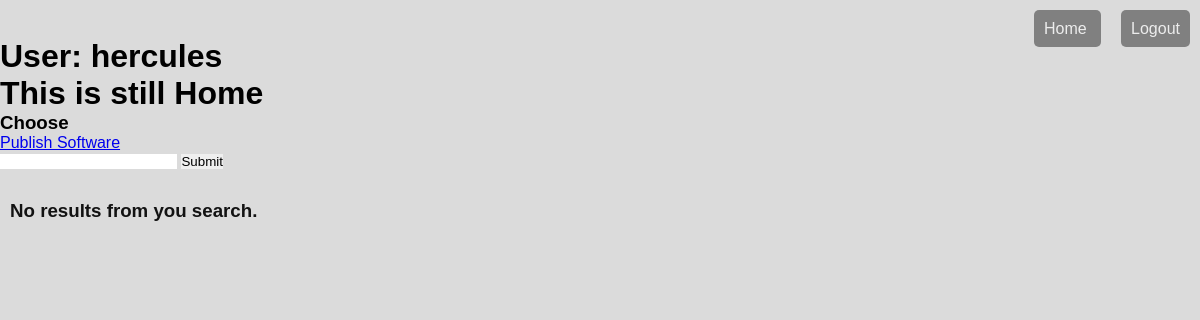
The app's page / (signed in), older data.
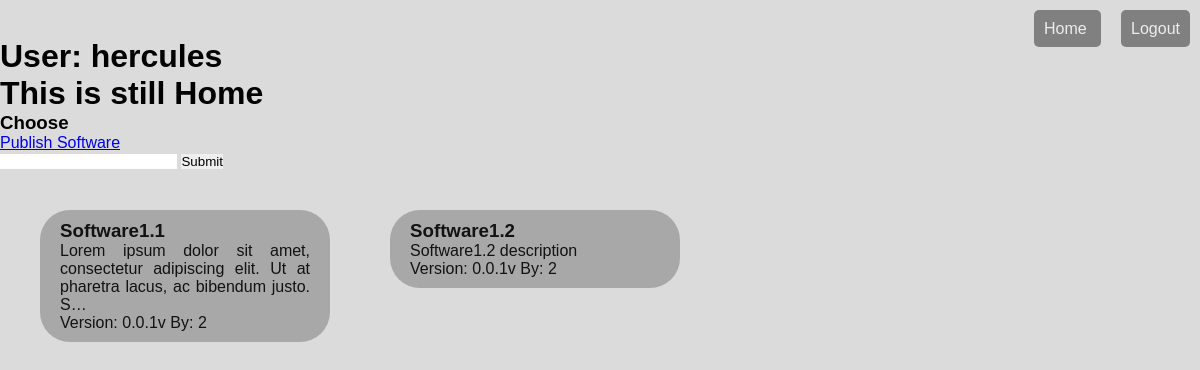
The same page, newer data.
### softwares/models.py (models this page shows, shortened)
class Software(models.Model):
    software_id = models.AutoField(primary_key=True)
    publisher = models.ForeignKey(settings.AUTH_USER_MODEL, on_delete=models.CASCADE)
    picture_path = models.CharField(max_length=500, blank=True)
    name = models.CharField(max_length=100)
    version = models.CharField(max_length=100, blank=True, null=True)
    description = models.TextField()
    project_url = models.CharField(max_length=650, blank=True, null=True)
    size = models.FloatField(blank=True, null=True)
    platforms = models.ManyToManyField(Platform, through='SoftwarePlatform')

### pages/views.py (the view, shortened to what this page needs)
# urls.py: path('', page_views.home_page_view, name='home'),
@login_required(login_url='/auth/login/')
def home_page_view(request, *args, **kwargs):
    if request.method == 'GET':
        all_softwares = Software.objects.all()
        context = {
            'softwares': all_softwares
        }
        print('not searched')
    return render(request, 'pages/home.html', context)

### pages/templates/pages/home.html (shortened to what this page needs)
{% extends 'base.html' %}
{% load static %}
{% block head_tags %}
    <link rel="stylesheet" href="{% static 'card_style.css' %}">
{% endblock head_tags %}
{% block base_html %}
    <h1>User: {{user.username}}</h1>
    <h1>This is still Home</h1>
    <h3>Choose</h3>
    <a href="../publish-software">Publish Software</a>
    <form action="." method="POST" class="search-box-form"> {% csrf_token %}
        <input type="text" class="search-input" name="search-input">
        <input type="submit" class="search-submit">
    </form>
    <div class="software-cards-container">
        {% if softwares.count == 0 %}
            <h3>No results from you search.</h3>
        {% else %}
                {% for software in softwares %}
                <div class="software-card-wrapper" id="{{ software.software_id }}">
                    <div class="software-card">
                        <h3 class="software-name">{{ software.name }}</h3>
                        <p class="software-description">{{ software.description|truncatechars:100 }}</p>
                        <span class="software version">Version: {{ software.version }}</span>
                        <span class="publisher-name">By: {{ software.publisher_id }}</span>
                    </div>
                </div>
            {% endfor %}
        {% endif %}
    </div>
{% endblock base_html %}

### templates/base.html (shortened to what this page needs)
{% load static %}
<!DOCTYPE html>
<html lang="en">
<head>
    <link rel="stylesheet" href="{% static 'css/base_style.css' %}">
    {% block head_tags %}
    {% endblock head_tags %}
</head>
<body>
    <header class="base-header">
        {% include 'nav.html' %}
    </header>
    {% block base_html %}
    {% endblock base_html %}
</body>
</html>

### templates/nav.html
<nav>
    <ul>
        {% if user == None %}
        <li>
                <a href="../login">Login</a>
            </li>
            <li>
                <a href="../signup">Signup</a>
        </li>
        {% else %}
            <li>
                <a href="../home">Home</a>
            </li>
            <li>
                <a href="../logout">Logout</a>
            </li>
        {% endif %}
    </ul>
</nav>

### static/css/base_style.css (style rules this page uses)
* { margin: 0; padding: 0; border: 0; }
html, body { background-color: #dbdbdb; font-family: Arial; max-width: 100%; overflow-x: hidden; }
.base-header nav { width: 100%; margin-top: 20px; text-align: right; }
.base-header nav li { display: inline; background-color: #808080; border-radius: 5px; margin: 30px 10px; padding: 10px; }
.base-header nav li a { color: #ececec; text-decoration: none; }

### softwares/static/card_style.css (style rules this page uses)
.software-cards-container { width: 100%; overflow: hidden; padding: 30px 10px; color: #121212; }
.software-card-wrapper { float: left; width: 250px; border-radius: 30px; background-color: #A8A8A8; margin: 10px 30px; padding: 10px 20px; cursor: pointer; }
.software-description { text-align: justify; }

Row changes from the older to the newer data that the page shows:
added Software: name "Software1.1", description "Lorem ipsum dolor sit amet, consectetur adipiscing elit. Ut at pharetra lacus, ac bibendum justo. S…", version "0.0.1v", publisher_id "2"
added Software: name "Software1.2", description "Software1.2 description", version "0.0.1v", publisher_id "2"
Text that changed along with them:
text no longer shown: "No results from you search."
